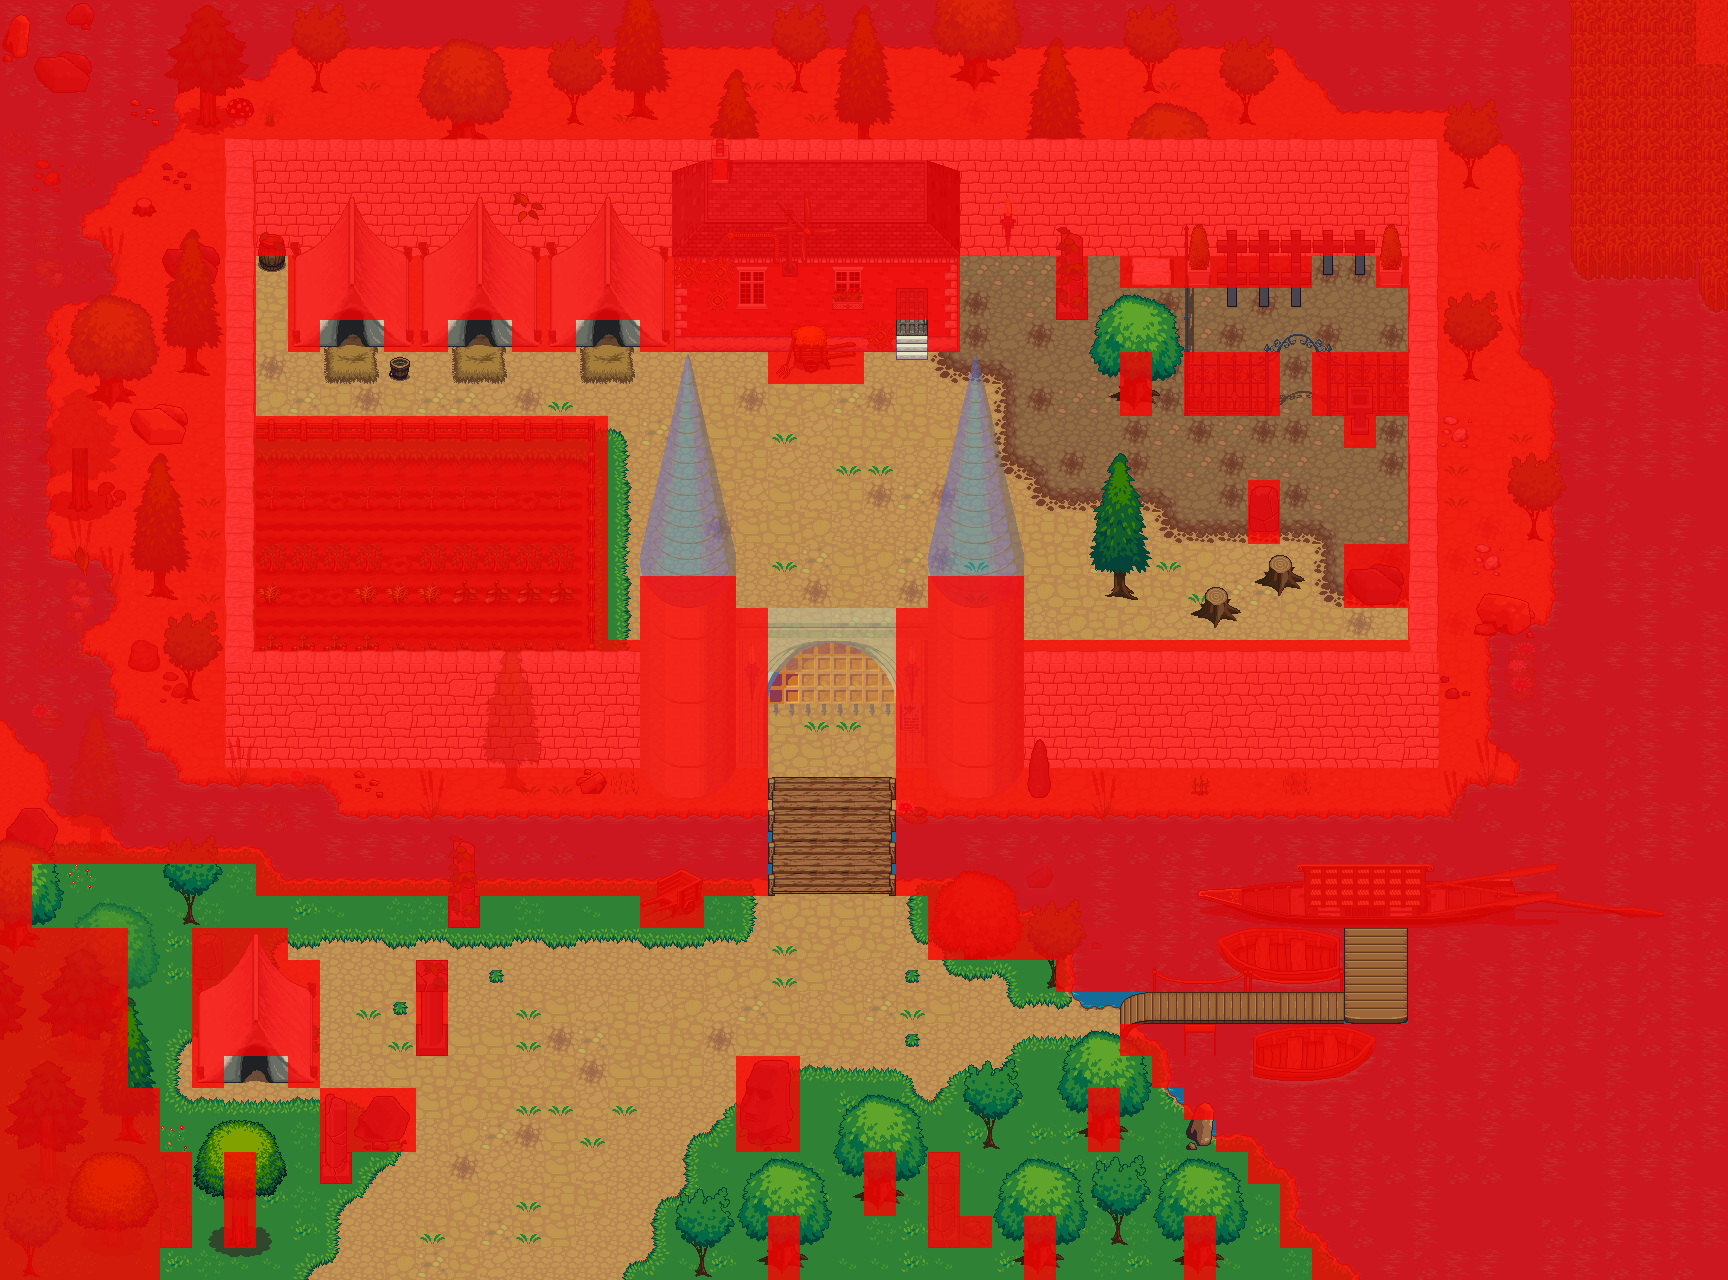

Below is a game level as drawn by its tile map, then a one-line description and the .tmx that defines it (tile-layer data replaced by summaries):
An orthogonal 54x40 tile map with 32x32 px tiles, 11 tile layers (ground, Слой тайлов 7, Слой тайлов 5, Слой тайлов 10, ...), 4 tilesets and 23 objects (test2).

<map version="1.0" orientation="orthogonal" renderorder="left-down" width="54" height="40" tilewidth="32" tileheight="32">
 <tileset firstgid="1" source="tilesets/Terrain.tsx" />
 <tileset firstgid="1025" name="build_atlas" tilewidth="32" tileheight="32">
  <image source="tilesets/build_atlas.png" width="1024" height="1024" />
 </tileset>
 <tileset firstgid="2049" name="obj_misk_atlas" tilewidth="32" tileheight="32">
  <image source="tilesets/obj_misk_atlas.png" width="1024" height="1024" />
 </tileset>
 <tileset firstgid="3073" source="tilesets/COLLISION.tsx" />
 <layer name="ground" width="54" height="40">
  <data>[2160 cells, 2160 non-empty, 9 distinct tile ids]</data>
 </layer>
 <layer name="Слой тайлов 7" width="54" height="40">
  <data>[2160 cells, 806 non-empty, 62 distinct tile ids]</data>
 </layer>
 <layer name="Слой тайлов 5" width="54" height="40">
  <data>[2160 cells, 780 non-empty, 26 distinct tile ids]</data>
 </layer>
 <layer name="Слой тайлов 10" width="54" height="40">
  <data>[2160 cells, 196 non-empty, 59 distinct tile ids]</data>
 </layer>
 <layer name="add" width="54" height="40">
  <properties>
   <property name="masking" value="true" />
  </properties>
  <data>[2160 cells, 379 non-empty, 98 distinct tile ids]</data>
 </layer>
 <layer name="Слой тайлов 7" width="54" height="40">
  <data>[2160 cells, 7 non-empty, 7 distinct tile ids]</data>
 </layer>
 <layer name="Слой тайлов 4" width="54" height="40">
  <data>[2160 cells, 251 non-empty, 102 distinct tile ids]</data>
 </layer>
 <layer name="Слой тайлов 8" width="54" height="40">
  <data>[2160 cells, 237 non-empty, 122 distinct tile ids]</data>
 </layer>
 <layer name="Слой тайлов 9" width="54" height="40">
  <data>[2160 cells, 73 non-empty, 61 distinct tile ids]</data>
 </layer>
 <objectgroup name="AVATARS">
  <object x="1656" y="1256" width="16" height="16">
   <ellipse />
  </object>
 </objectgroup>
 <layer name="walls" width="54" height="40" opacity="0.47">
  <properties>
   <property name="masking" value="true" />
  </properties>
  <data>[2160 cells, 210 non-empty, 115 distinct tile ids]</data>
 </layer>
 <layer name="COLLISION" width="54" height="40" opacity="0.79">
  <data>[2160 cells, 1531 non-empty, 1 distinct tile ids]</data>
 </layer>
 <objectgroup color="#00ff00" name="collision" visible="0">
  <object x="632" y="704" width="112" height="112">
   <ellipse />
  </object>
  <object x="920" y="704" width="112" height="112">
   <ellipse />
  </object>
  <object x="896" y="880">
   <polygon points="0,0 96,0 120,32 168,40 176,128 216,128 256,112 448,112 448,48 512,48 552,-72 0,-72" />
  </object>
  <object x="1408" y="832" width="216" height="360" />
  <object x="1416" y="1024">
   <polygon points="0,0 -264,0 -296,16 -256,16 -248,72 -208,112 -160,120 -128,152 -120,200 -64,256 24,256" />
  </object>
  <object x="896" y="648" width="544" height="120" />
  <object x="224" y="648" width="544" height="120" />
  <object x="224" y="144" width="32" height="536" />
  <object x="224" y="136" width="1208" height="120" />
  <object x="1408" y="160" width="32" height="496" />
  <object x="256" y="424" width="344" height="224" />
  <object x="296" y="256" width="664" height="96" />
  <object x="776" y="328" width="72" height="48" />
  <object x="1056" y="232" width="136" height="104" />
  <object x="1088" y="336" width="104" height="72" />
  <object x="1176" y="224" width="128" height="80" />
  <object x="1304" y="240" width="104" height="48" />
  <object x="1192" y="368" width="80" height="48" />
  <object x="1328" y="368" width="80" height="48" />
  <object x="280" y="808" width="488" height="72" />
  <object x="0" y="768" width="344" height="88" />
 </objectgroup>
 <objectgroup color="#00ff00" name="TELEPORTS">
  <object name="test2" x="280" y="1200" width="392" height="88" />
 </objectgroup>
</map>
